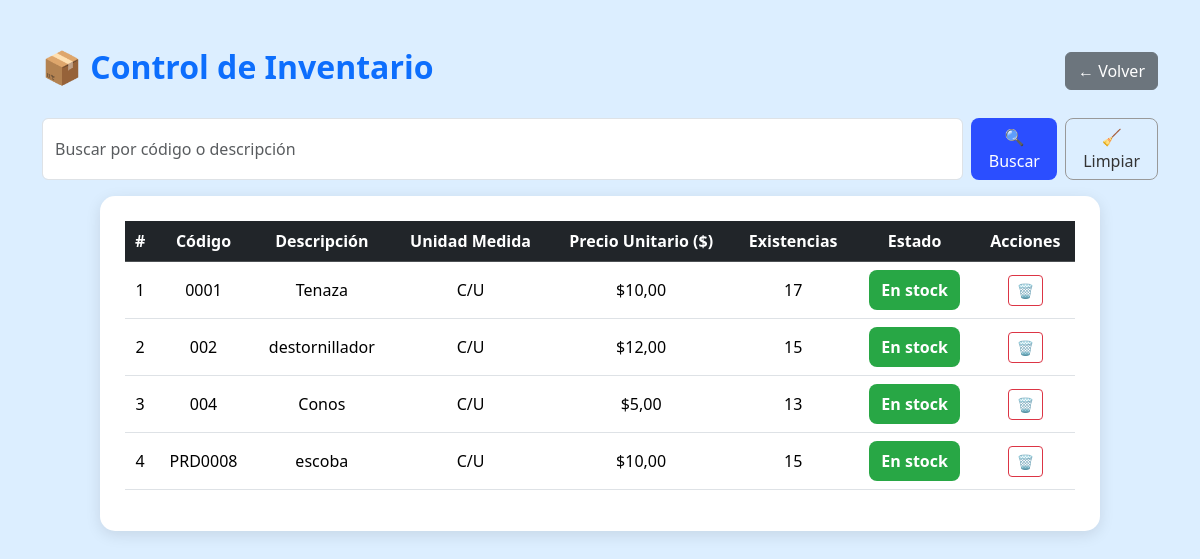
The page /inventario/ (signed in) on the database its author committed.
### Modulos/Facturacion/models.py (models this page shows, shortened)
class Producto(models.Model):
    empresa = models.ForeignKey(Empresa, on_delete=models.CASCADE, null=True, blank=True)
    codigo = models.CharField(max_length=20)
    descripcion = models.CharField(max_length=150)
    unidad_medida = models.CharField(max_length=10, default='C/U')
    precio_unitario = models.DecimalField(max_digits=10, decimal_places=2)
    inventario = models.IntegerField(default=0, editable=False)

### Modulos/Facturacion/views.py (the view)
# urls.py: path('inventario/', views.inventario, name='inventario'),
@login_required
def inventario(request):
    query = request.GET.get('q', '')
    productos = Producto.objects.all().order_by('codigo')
    if query:
        productos = productos.filter(Q(codigo__icontains=query) | Q(descripcion__icontains(query)))
    return render(request, 'Facturacion/inventario.html', {'productos': productos, 'query': query})

### Modulos/Facturacion/templates/Facturacion/inventario.html (shortened to what this page needs)
{% load static %}
<!DOCTYPE html>
<html lang="es">
<head>
    <link href="https://cdn.jsdelivr.net/npm/bootstrap@5.3.3/dist/css/bootstrap.min.css" rel="stylesheet">
    <link rel="stylesheet" href="{% static 'css/inventario.css' %}">
</head>
<body>
<div class="container mt-5">
    <div class="d-flex justify-content-between align-items-center mb-4">
        <h2 class="fw-bold text-primary">
            📦 Control de Inventario
        </h2>
        <a href="{% url 'menu_catalogos' %}" class="btn btn-secondary">← Volver</a>
    </div>
    <form method="get" class="d-flex justify-content-end mb-3">
        <input type="text" name="q" value="{{ query }}" class="form-control me-2" placeholder="Buscar por código o descripción">
        <button class="btn btn-primary me-2" type="submit">🔍 Buscar</button>
        <a href="{% url 'inventario' %}" class="btn btn-outline-secondary">🧹 Limpiar</a>
    </form>
<div class="table-container">
    <table class="table table-hover align-middle text-center">
        <thead class="table-dark">
            <tr>
                <th>#</th>
                <th>Código</th>
                <th>Descripción</th>
                <th>Unidad Medida</th>
                <th>Precio Unitario ($)</th>
                <th>Existencias</th>
                <th>Estado</th>
                <th>Acciones</th>
            </tr>
        </thead>
        <tbody>
            {% for p in productos %}
            <tr>
                <td>{{ forloop.counter }}</td>
                <td>{{ p.codigo }}</td>
                <td>{{ p.descripcion }}</td>
                <td>{{ p.unidad_medida }}</td>
                <td>${{ p.precio_unitario }}</td>
                <td>{{ p.inventario|default:"0" }}</td>
                <td>
                    {% if p.inventario > 10 %}
                        <span class="status-badge status-green">En stock</span>
                    {% elif p.inventario > 0 %}
                        <span class="status-badge status-yellow">Bajo stock</span>
                    {% else %}
                        <span class="status-badge status-red">Agotado</span>
                    {% endif %}
                </td>
                <td>
                    <a href="{% url 'eliminar_producto' p.id %}"
                       class="btn btn-outline-danger btn-sm"
                       onclick="return confirm('¿Seguro que deseas eliminar este producto?')">
                        🗑️
                    </a>
                </td>
            </tr>
            {% empty %}
            <tr><td colspan="8" class="text-muted">No hay productos registrados.</td></tr>
            {% endfor %}
        </tbody>
    </table>
</div>
</body>
</html>

### Modulos/Facturacion/static/css/inventario.css (style rules this page uses)
body { background-color: #dceeff; font-family: 'Segoe UI', Tahoma, Geneva, Verdana, sans-serif; }
form input { width: 250px; border-radius: 8px; border: 1px solid #b0bec5; }
form .btn { border-radius: 8px; font-weight: 500; transition: all 0.2s ease-in-out; }
form .btn-primary { background-color: #2b4eff; border: none; }
form .btn-outline-secondary { color: #333; border: 1px solid #999999; }
.table-container { max-width: 1000px; margin: 0 auto; background: #fff; border-radius: 15px; box-shadow: 0 4px 15px rgba(0,0,0,0.1); padding: 25px; }
.status-badge { padding: 8px 12px; border-radius: 8px; font-weight: 600; color: #fff; display: inline-block; }
.status-green { background-color: #28a745; }
.table-dark { background-color: #1a237e !important; color: #fff; }

### rows shown on the page
Producto: codigo "0001", descripcion "Tenaza", unidad_medida "C/U", precio_unitario "10,00", inventario "17", shows "En stock"
Producto: codigo "002", descripcion "destornillador", unidad_medida "C/U", precio_unitario "12,00", inventario "15", shows "En stock"
Producto: codigo "004", descripcion "Conos", unidad_medida "C/U", precio_unitario "5,00", inventario "13", shows "En stock"
Producto: codigo "PRD0008", descripcion "escoba", unidad_medida "C/U", precio_unitario "10,00", inventario "15", shows "En stock"
